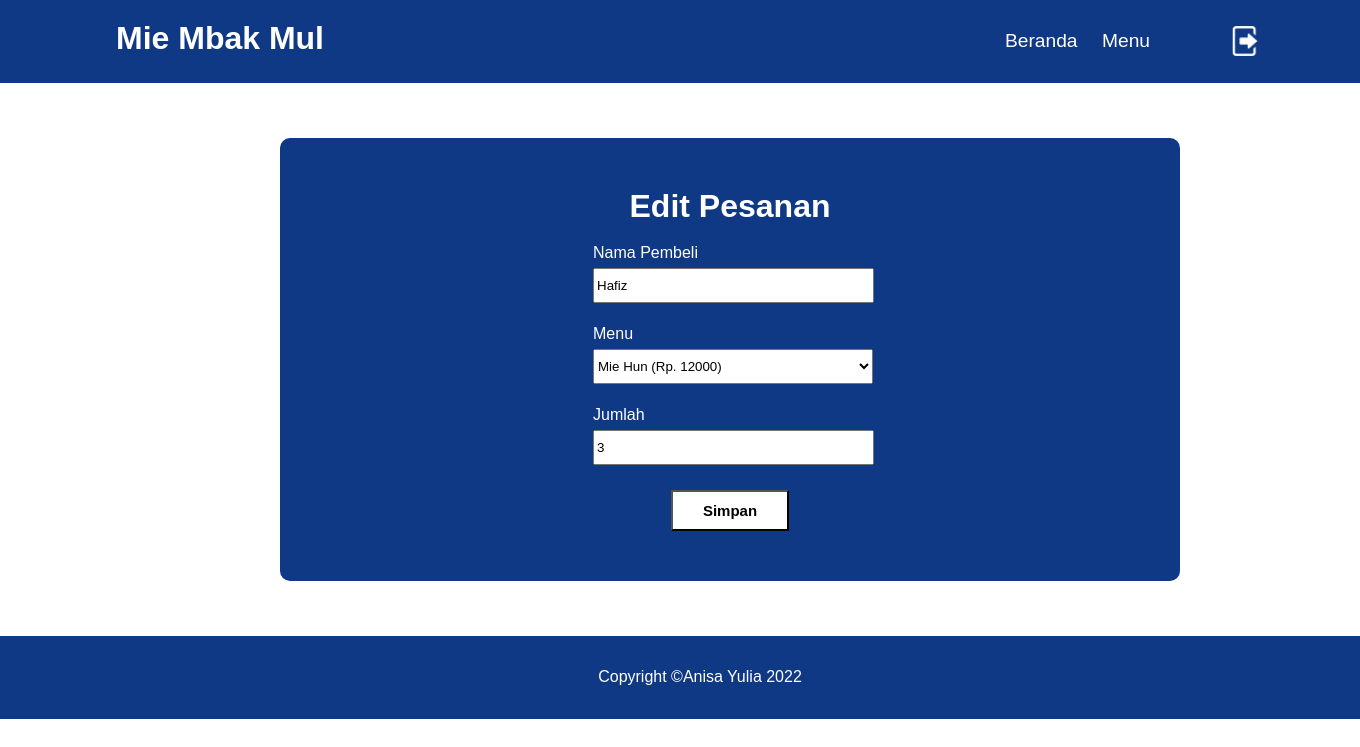
Page /pesanan-edit.php?id_pesanan=2 (signed in) on the committed database.
### tables this page shows
CREATE TABLE `tb_pesanan` (
  `id_pesanan` int(4) NOT NULL,
  `nama_pelanggan` varchar(100) DEFAULT NULL,
  `id_menu_pesanan` int(4) DEFAULT NULL,
  `jumlah_pesanan` int(4) DEFAULT NULL
);

CREATE TABLE `tb_menu` (
  `id_menu` int(4) NOT NULL,
  `nama_menu` varchar(50) DEFAULT NULL,
  `harga_menu` double DEFAULT NULL
);

### proses/panggil.php (called while the page is built, shortened)
<?php
    include 'prosescrud.php';
    $db = new Koneksi();
    $koneksi =  $db->DBConnect();
    $proses = new prosesCrud($koneksi);
?>

### proses/prosescrud.php (called while the page is built, shortened)
<?php
class prosesCrud {
    protected $db;
    function __construct($db){
        $this->db = $db;
    }
    function edit_pesanan($where,$id)
    {
        $row = $this->db->prepare("SELECT * FROM tb_pesanan JOIN tb_menu ON tb_pesanan.id_menu_pesanan=tb_menu.id_menu WHERE $where = ?");
        $row->execute(array($id));
        return $hasil = $row->fetch();
    }
}

### edit-pesanan.php (the view, shortened to what this page needs)
<?php
    require 'proses/panggil.php';
    $idGet = strip_tags($_GET['id_pesanan']);
    $hasil = $proses->edit_pesanan('id_pesanan',$idGet);
?>
<form action="proses/crud.php?aksi=edit-pesanan" method="POST">
    <h1>Edit Pesanan</h1>
    <ul>
        <li>Nama Pembeli</li>
        <li><input type="text" name="nama_pelanggan" class="edit-pesanan" value="<?php echo $hasil['nama_pelanggan']; ?>" required></li>
    </ul>
    <ul>
        <li>Menu</li>
        <li>
        <select name="id_menu_pesanan" id="" class="input-combobox">
                <option value="<?php echo $hasil['id_menu_pesanan']; ?>"><?php echo $hasil['nama_menu'];?> (Rp. <?php echo $hasil['harga_menu'];?>)</option>
            </select>
        </li>
    </ul>
    <ul>
        <li>Jumlah</li>
        <li><input type="text" class="edit-pesanan" name="jumlah_pesanan" value="<?php echo $hasil['jumlah_pesanan'];?>"></li>
                <li><input type="hidden" class="edit-pesanan" name="id_pesanan" value="<?php echo $hasil['id_pesanan'];?>"></li>
    </ul>
        <button class="btn-primary" name="btn-edit-pesanan">Simpan</button>
</form>

### header.php (style rules this page uses)
body { margin: 0; height: auto; }

### edit-pesanan.php (style rules this page uses)
form { width: 800px; background-color: rgb(16, 57, 133); text-align: center; padding: 50px; border-radius: 10px; position: relative; left:130px; }
form ul li { list-style: none; text-align: left; position: relative; left: 220px; font-family: 'Be Vietnam Pro', sans-serif; color: white; padding: 3px; }
h1 { margin: 0; font-family: 'Be Vietnam Pro', sans-serif; color: white; }
.edit-pesanan { font-family: 'Be Vietnam Pro', sans-serif; height: 35px; width: 281px; }
.input-combobox { font-family: 'Be Vietnam Pro', sans-serif; height: 35px; width: 280px; }
.btn-primary { padding: 10px; padding-right: 30px; padding-left: 30px; background-color: white; font-family: 'Be Vietnam Pro', sans-serif; font-size:15px; font-weight: 600; color: black; text-decoration: none; }

### rows in the picture
tb_pesanan: nama_pelanggan "Hafiz", id_menu_pesanan "Mie Hun (Rp. 12000)", jumlah_pesanan "3"
